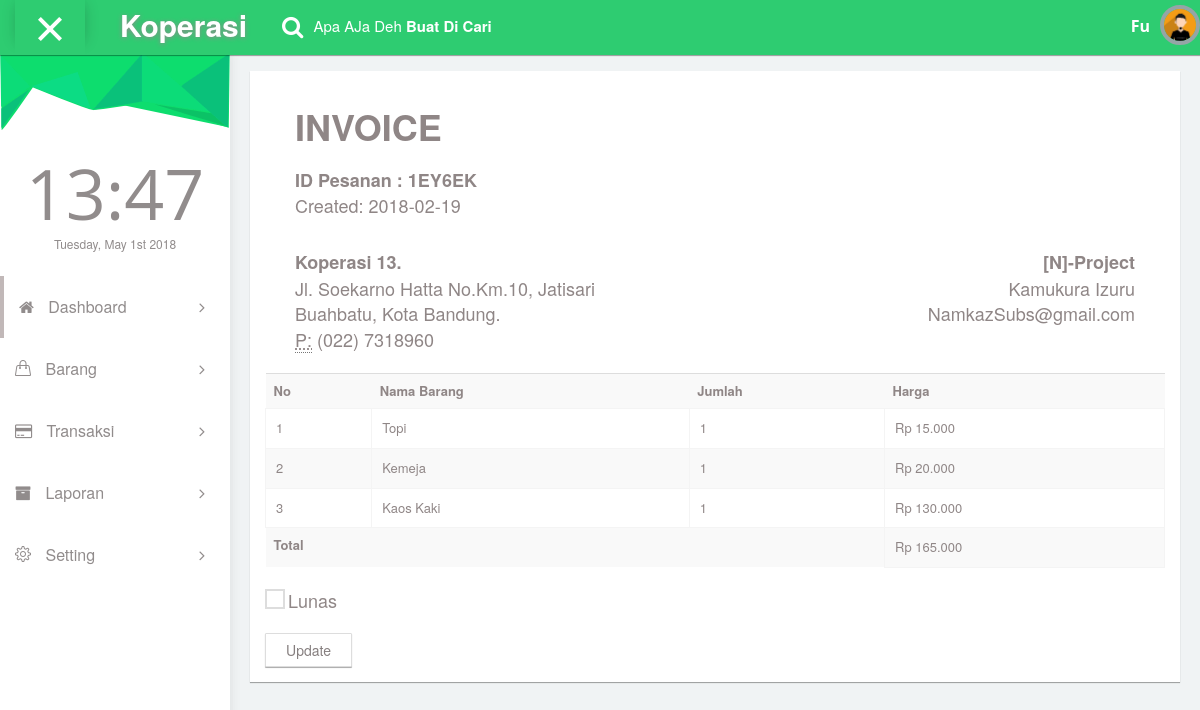
Page /Admin/transaksi.php?id=1EY6EK (signed in) on the committed database.
### tables this page shows
CREATE TABLE `pesanan` (
  `id_pesanan` varchar(191) NOT NULL,
  `nis` varchar(191) NOT NULL,
  `nama_pemesan` varchar(191) NOT NULL,
  `kelas` varchar(191) NOT NULL,
  `tanggal` date NOT NULL,
  `status` varchar(191) NOT NULL
);

CREATE TABLE `pesanan_detail` (
  `no` int(11) NOT NULL,
  `id_pesanan` varchar(191) NOT NULL,
  `id_barang` int(191) NOT NULL,
  `jumlah` varchar(191) NOT NULL,
  `harga` varchar(191) NOT NULL
);

CREATE TABLE `barang` (
  `id_barang` int(30) NOT NULL,
  `nama_barang` varchar(30) NOT NULL,
  `stok` int(30) NOT NULL,
  `harga` varchar(30) NOT NULL
);

### Admin/transaksi.php (the view, shortened to what this page needs)
<?php
require_once("koneksi.php");
$muncul = mysqli_query($koneksi,"SELECT * FROM admin");
$data = mysqli_fetch_array($muncul);
$id_pesanan = $_GET['id'];
?>
<!DOCTYPE html>
<html lang="en">
<head>
    <link rel="stylesheet" type="text/css" href="asset/css/bootstrap.min.css">
      <link rel="stylesheet" type="text/css" href="asset/css/plugins/font-awesome.min.css"/>
      <link rel="stylesheet" type="text/css" href="asset/css/plugins/simple-line-icons.css"/>
      <link rel="stylesheet" type="text/css" href="asset/css/plugins/animate.min.css"/>
      <link rel="stylesheet" type="text/css" href="asset/css/plugins/fullcalendar.min.css"/>
	<link href="asset/css/style.css" rel="stylesheet">
  </head>
 <body id="mimin" class="dashboard">
        <nav class="navbar navbar-default header navbar-fixed-top">
          <div class="col-md-12 nav-wrapper">
            <div class="navbar-header" style="width:100%;">
              <div class="opener-left-menu is-open">
                <span class="bottom"></span>
              </div>
                <a href="index.php" class="navbar-brand">
                 <b>Koperasi</b>
                </a>
              <ul class="nav navbar-nav search-nav">
                <li>
                   <div class="search">
                    <span class="fa fa-search icon-search" style="font-size:23px;"></span>
                    <div class="form-group form-animate-text">
                      <input type="text" class="form-text" required>
                      <label class="label-search">Apa AJa Deh <b>Buat Di Cari</b> </label>
                    </div>
                  </div>
                </li>
              </ul>
              <ul class="nav navbar-nav navbar-right user-nav">
                <li class="user-name"><span><?php echo $data['nama'];?></span></li>
                  <li class="dropdown avatar-dropdown">
                   <img src="asset/img/avatar.jpg" class="img-circle avatar" alt="user name" data-toggle="dropdown" aria-haspopup="true" aria-expanded="true"/>
                </li>
              </ul>
            </div>
          </div>
        </nav>
      <div class="container-fluid mimin-wrapper">
            <div id="left-menu">
              <div class="sub-left-menu scroll">
                <ul class="nav nav-list">
                     <ul class="nav nav-list">
                    <li><div class="left-bg"></div></li>
                    <li class="time">
                      <h1 class="animated fadeInLeft">21:00</h1>
                      <p class="animated fadeInRight">Sat,October 1st 2029</p>
                    </li>
                    <li class="active ripple">
                      <a class="tree-toggle nav-header"><span class="fa-home fa"></span> Dashboard
                        <span class="fa-angle-right fa right-arrow text-right"></span>
                      </a>
                    </li>
                    <li class="ripple"><a class="tree-toggle nav-header">
                    <span class="icons icon-handbag"></span> Barang
                    <span class="fa-angle-right fa right-arrow text-right"></span> </a>
                    </li>
                    <li class="ripple">
                      <a class="tree-toggle nav-header">
                        <span class="fa-credit-card fa"></span> Transaksi
                        <span class="fa-angle-right fa right-arrow text-right"></span>
                      </a>
                    </li>
                    <li class="ripple"><a class="tree-toggle nav-header">
                    <span class="fa fa-archive"></span> Laporan
                    <span class="fa-angle-right fa right-arrow text-right"></span> </a>
                    </li>
                    <li class="ripple">
                      <a class="tree-toggle nav-header">
                        <span class="icons icon-settings"></span> Setting
                        <span class="fa-angle-right fa right-arrow text-right"></span>
                      </a>
                    </li>
                     <li class="ripple">
                      <a class="tree-toggle nav-header">
                      </a>
                    </li>
                  </ul>
                </div>
            </div>
          <div id="content">
            <div class="tabs-wrapper text-center">
            <div class="col-md-12 tab-content">
    <div class="panel invoice-v1-content">
        <div class="panel-body">
            <div class="col-md-12 invoice-v1-header">
              <div class="col-md-12">
                <h1><b>INVOICE</b></h1>
              </div>
              <div class="col-md-12">
                <h4>
            <?php
            $koplok = mysqli_query($koneksi,"SELECT * FROM pesanan WHERE id_pesanan = '$id_pesanan'");
            $gubluk = mysqli_fetch_array($koplok);
            ?>
                <address>
                  <strong>ID Pesanan : <?php echo $gubluk['id_pesanan']; ?></strong><br>
                  Created: <?php echo $gubluk['tanggal']; ?><br>
                </address>
                </h4>
              </div>
            </div>
            <div class="col-md-12">
                <div class="col-md-6">
                    <h4>
                    <address>
                      <strong>Koperasi 13.</strong><br>
                      Jl. Soekarno Hatta No.Km.10, Jatisari<br>
                      Buahbatu, Kota Bandung.<br>
                      <abbr title="Phone">P:</abbr> (022) 7318960
                    </address>
                    </h4>
                </div>
                <div class="col-md-6 text-right">
                    <h4>
                    <address>
                      <strong>[N]-Project</strong><br>
                      Kamukura Izuru<br>
                      NamkazSubs@gmail.com<br>
                    </address>
                    </h4>
                </div>
            </div>
            <div class="col-md-12 padding-0">
                <div class="responsive-table">
                   <table class="table table-striped">
                    <tr>
                      <th>No</th>
                      <th>Nama Barang</th>
                      <th>Jumlah</th>
                      <th>Harga</th>
                    </tr>
     <?php
            $no = 1;
            $subtotal = 0;
            $brg = mysqli_query($koneksi,"SELECT pesanan_detail.*,barang.nama_barang FROM pesanan_detail JOIN barang ON pesanan_detail.id_barang=barang.id_barang WHERE pesanan_detail.id_pesanan = '$id_pesanan'");
            while($tampil = mysqli_fetch_array($brg)){
                $total = $tampil['harga'] * $tampil['jumlah'];
                $subtotal = $subtotal + $total;
                $jancok = $tampil['harga'];
                ?>
                    <tr>
                      <td><?php echo $no ?></td>
                      <td><?php echo $tampil['nama_barang'];?></td>
                      <td><?php echo $tampil['jumlah'];?></td>
                      <td><?php echo "Rp ".number_format((double)$jancok,0,',','.').""; ?></td>
                    </tr>
            <?php $no++; ?>
            <?php } ?>
                    <tr>
                      <th colspan="3">Total</th>
                      <td><?php echo "Rp ".number_format((double)$subtotal,0,',','.').""; ?></td>
                    </tr>
                </table>
            <form action="proses/proses-transaksi.php" id="invoice" method="POST">
            <div class="form-group form-animate-checkbox">
            <input type="checkbox" class="checkbox" name="checkbox" value="check" id="validate_agree">
            <label>Lunas</label>
            </div>
            <input type="submit" class="btn btn-succes" value="Update" onclick="if(!this.form.checkbox.checked){alert('Mohon Ceklis Checkbox nya .. !!');return false}">
            </form>
            </div>
        </div>
    </div>
                </div>
              </div>
          </div>
  </body>
</html>

### rows in the picture
pesanan: id_pesanan "1EY6EK", tanggal "2018-02-19"
pesanan_detail: id_barang.nama_barang "Topi", jumlah "1", harga "15.000"
pesanan_detail: id_barang.nama_barang "Kemeja", jumlah "1", harga "20.000"
pesanan_detail: id_barang.nama_barang "Kaos Kaki", jumlah "1", harga "130.000"

### other values in the picture
$data['nama'] "Fu"
$subtotal "165.000"
